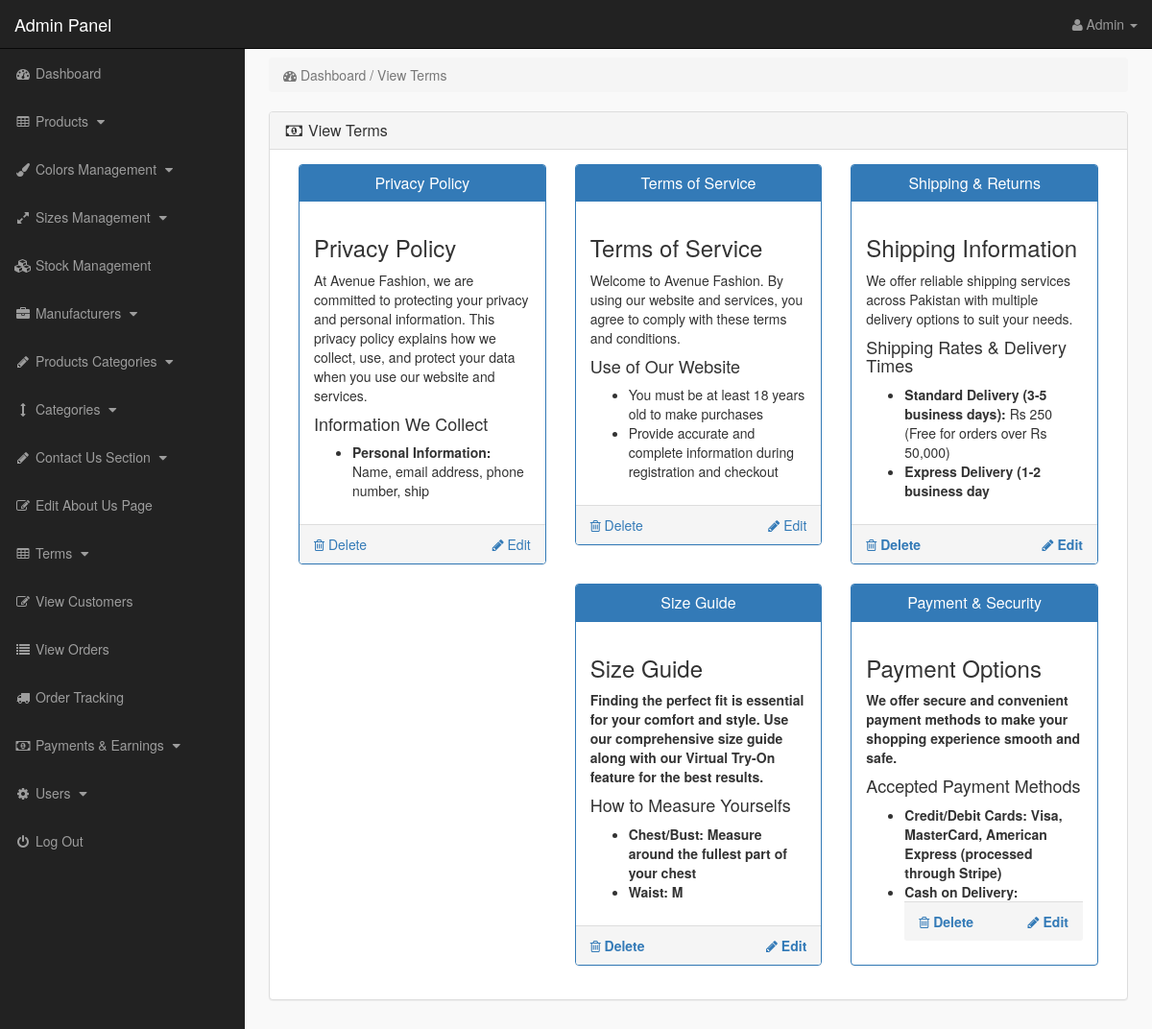
Page /admin_area/index.php?view_terms (signed in) on the committed database.
### tables this page shows
CREATE TABLE `terms` (
  `term_id` int(10) NOT NULL,
  `term_title` varchar(255) NOT NULL,
  `term_link` varchar(255) NOT NULL,
  `term_desc` text DEFAULT NULL,
  `created_date` timestamp NOT NULL DEFAULT current_timestamp(),
  `updated_date` timestamp NOT NULL DEFAULT current_timestamp() ON UPDATE current_timestamp()
);

### admin_area/view_terms.php (the view)
<?php
if(!isset($_SESSION['admin_email'])){
echo "<script>window.open('login.php','_self')</script>";
}
else {
?>
<div class="row">
<div class="col-lg-12">
<ol class="breadcrumb" >
<li class="active" >
<i class="fa fa-dashboard"></i> Dashboard / View Terms
</li>
</ol>
</div>
</div>
<div class="row">
<div class="col-lg-12">
<div class="panel panel-default">
<div class="panel-heading">
<h3 class="panel-title">
<i class="fa fa-money fa-fw"></i> View Terms
</h3>
</div>
<div class="panel-body">
<?php
$get_terms = "select * from terms";
$run_terms = mysqli_query($con,$get_terms);
while($row_terms = mysqli_fetch_array($run_terms)){
$term_id = $row_terms['term_id'];
$term_title = $row_terms['term_title'];
$term_desc = substr($row_terms['term_desc'],0,400);
?>
<div class="col-lg-4 col-md-4">
<div class="panel panel-primary">
<div class="panel-heading">
<h3 class="panel-title" align="center">
<?php echo $term_title; ?>
</h3>
</div>
<div class="panel-body">
<?php echo $term_desc; ?>
</div>
<div class="panel-footer">
<a href="index.php?delete_term=<?php echo $term_id; ?>" class="pull-left">
<i class="fa fa-trash-o"></i> Delete
</a>
<a href="index.php?edit_term=<?php echo $term_id; ?>" class="pull-right">
<i class="fa fa-pencil"></i> Edit
</a>
<div class="clearfix"> </div>
</div>
</div>
</div>
<?php } ?>
</div>
</div>
</div>
</div>
<?php } ?>

### admin_area/includes/sidebar.php (shortened to what this page needs)
<?php
if(!isset($_SESSION['admin_email'])){
    echo "<script>window.open('login.php','_self')</script>";
} else {
?>
<nav class="navbar navbar-inverse navbar-fixed-top">
<div class="navbar-header">
<a class="navbar-brand" href="index.php?dashboard">Admin Panel</a>
</div>
<ul class="nav navbar-right top-nav">
<li class="dropdown">
<a href="#" class="dropdown-toggle" data-toggle="dropdown">
<i class="fa fa-user"></i>
<?php echo $admin_name; ?> <b class="caret"></b>
</a>
</li>
</ul>
<div class="collapse navbar-collapse navbar-ex1-collapse">
<ul class="nav navbar-nav side-nav">
<li>
<a href="index.php?dashboard">
<i class="fa fa-fw fa-dashboard"></i> Dashboard
</a>
</li>
<li>
<a href="#" data-toggle="collapse" data-target="#products">
<i class="fa fa-fw fa-table"></i> Products
<i class="fa fa-fw fa-caret-down"></i>
</a>
</li>
<li>
<a href="#" data-toggle="collapse" data-target="#colors">
<i class="fa fa-fw fa-paint-brush"></i> Colors Management
<i class="fa fa-fw fa-caret-down"></i>
</a>
</li>
<li>
<a href="#" data-toggle="collapse" data-target="#sizes">
<i class="fa fa-fw fa-expand"></i> Sizes Management
<i class="fa fa-fw fa-caret-down"></i>
</a>
</li>
<li>
<a href="index.php?view_stock">
<i class="fa fa-fw fa-cubes"></i> Stock Management
</a>
</li>
<li>
<a href="#" data-toggle="collapse" data-target="#manufacturers">
<i class="fa fa-fw fa-briefcase"></i> Manufacturers
<i class="fa fa-fw fa-caret-down"></i>
</a>
</li>
<li>
<a href="#" data-toggle="collapse" data-target="#p_cat">
<i class="fa fa-fw fa-pencil"></i> Products Categories
<i class="fa fa-fw fa-caret-down"></i>
</a>
</li>
<li>
<a href="#" data-toggle="collapse" data-target="#cat">
<i class="fa fa-fw fa-arrows-v"></i> Categories
<i class="fa fa-fw fa-caret-down"></i>
</a>
</li>
<li>
<a href="#" data-toggle="collapse" data-target="#contact_us">
<i class="fa fa-fw fa-pencil"></i> Contact Us Section
<i class="fa fa-fw fa-caret-down"></i>
</a>
</li>
<li>
<a href="index.php?edit_about_us">
<i class="fa fa-fw fa-edit"></i> Edit About Us Page
</a>
</li>
<li>
<a href="#" data-toggle="collapse" data-target="#terms">
<i class="fa fa-fw fa-table"></i> Terms
<i class="fa fa-fw fa-caret-down"></i>
</a>
</li>
<li>
<a href="index.php?view_customers">
<i class="fa fa-fw fa-edit"></i> View Customers
</a>
</li>
<li>
<a href="index.php?view_orders">
<i class="fa fa-fw fa-list"></i> View Orders
</a>
</li>
<li>
<a href="index.php?order_tracking">
<i class="fa fa-fw fa-truck"></i> Order Tracking
</a>
</li>
<li>
<a href="#" data-toggle="collapse" data-target="#payments">
<i class="fa fa-fw fa-money"></i> Payments & Earnings
<i class="fa fa-fw fa-caret-down"></i>
</a>
</li>
<li>
<a href="#" data-toggle="collapse" data-target="#users">
<i class="fa fa-fw fa-gear"></i> Users
<i class="fa fa-fw fa-caret-down"></i>
</a>
</li>
<li>
<a href="logout.php">
<i class="fa fa-fw fa-power-off"></i> Log Out
</a>
</li>
</ul>
</div>
</nav>
<?php } ?>

### admin_area/css/style.css (style rules this page uses)
body { margin-top:100px; }
@media (min-width: 768px) { body { margin-top:50px; } }
.top-nav { padding:0 15px; }
.top-nav>li { display:inline-block; float:left; }
.top-nav>li>a { padding-top:15px; padding-bottom:15px; line-height:20px; color:#999; }
@media (min-width: 768px) { .side-nav { position:fixed; top:51px; width:255px; border-radius:0; overflow-y:auto; background-color: #222; bottom:0; overflow-x:hidden; padding-bottom:40px; } }
@media (min-width: 768px) { .side-nav>li>a { width:255px; } }
.panel-body { border-radius:5px; }

### rows in the picture
terms: term_title "Privacy Policy", term_desc "Privacy Policy At Avenue Fashion, we are committed to protecting your privacy and personal information. This privacy policy explains how we collect, use, and protect your data when you use our website and services. Information We Collect Personal Information: Name, email address, phone number, ship"
terms: term_title "Terms of Service", term_desc "Terms of Service Welcome to Avenue Fashion. By using our website and services, you agree to comply with these terms and conditions. Use of Our Website You must be at least 18 years old to make purchases Provide accurate and complete information during registration and checkout"
terms: term_title "Shipping & Returns", term_desc "Shipping Information We offer reliable shipping services across Pakistan with multiple delivery options to suit your needs. Shipping Rates & Delivery Times Standard Delivery (3-5 business days): Rs 250 (Free for orders over Rs 50,000) Express Delivery (1-2 business day"
terms: term_title "Size Guide", term_desc "Size Guide Finding the perfect fit is essential for your comfort and style. Use our comprehensive size guide along with our Virtual Try-On feature for the best results. How to Measure Yourselfs Chest/Bust: Measure around the fullest part of your chest Waist: M"
terms: term_title "Payment & Security", term_desc "Payment Options We offer secure and convenient payment methods to make your shopping experience smooth and safe. Accepted Payment Methods Credit/Debit Cards: Visa, MasterCard, American Express (processed through Stripe) Cash on Delivery:"

### other values in the picture
$admin_name "Admin"
